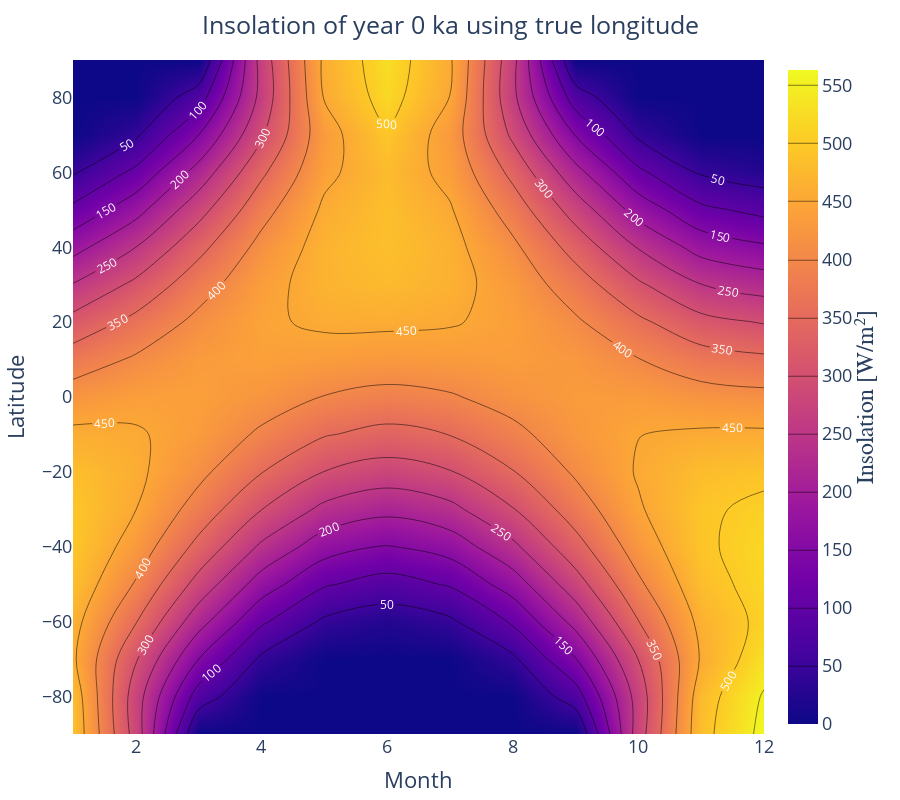

Here is the notebook cell this chart was saved with:
### Markdown cell above
### 1.1.a) Contour de l'année 0 utilisant la longitude vraie

### Code cell
cont_0ka_trl = plot(contour(x=month, y=lat, z=INS_0ka_trl, 
                    line_smoothing=0.99, contours_coloring="heatmap", 
                    contours=attr(coloring="heatmap", showlabels=true, labelfont=attr(size=12, color="white")), 
                    colorbar=attr(title="Insolation [W/m²]", titleside="right", titlefont=attr(size=24, family="Arial, sans-serif")), size = (900,500)), 
                    Layout(width=900, height=800, xaxis_title = "Month", yaxis_title ="Latitude", 
                    title = attr(text ="Insolation of year 0 ka using true longitude", y=0.98,x=0.5,xanchor= "center",yanchor= "top"), font =attr(size = 18)))

### Figure 1 — Plotly figure (JSON) as saved in the notebook; plotly's stock layout.template omitted (floating-point values rounded to 4 significant figures; data arrays with more than 128 entries replaced by an {"elided": "..."} marker saying what was removed)
{"data": [{"colorbar": {"title": "Insolation [W/m²]", "titlefont": {"family": "Arial, sans-serif", "size": 24}, "titleside": "right"}, "contours": {"coloring": "heatmap", "labelfont": {"color": "white", "size": 12}, "showlabels": true}, "line": {"smoothing": 0.99}, "size": [900, 500], "transpose": true, "type": "contour", "x": [1, 2, 3, 4, 5, 6, 7, 8, 9, 10, 11, 12], "y": [90, 80, 70, 60, 50, 40, 30, 20, 10, 0, -10, -20, -30, -40, -50, -60, -70, -80, -90], "z": {"elided": "12x19 float values"}}], "layout": {"font": {"size": 18}, "height": 800, "margin": {"b": 50, "l": 50, "r": 50, "t": 60}, "title": {"text": "Insolation of year 0 ka using true longitude", "x": 0.5, "xanchor": "center", "y": 0.98, "yanchor": "top"}, "width": 900, "xaxis": {"title": {"text": "Month"}}, "yaxis": {"title": {"text": "Latitude"}}}}
